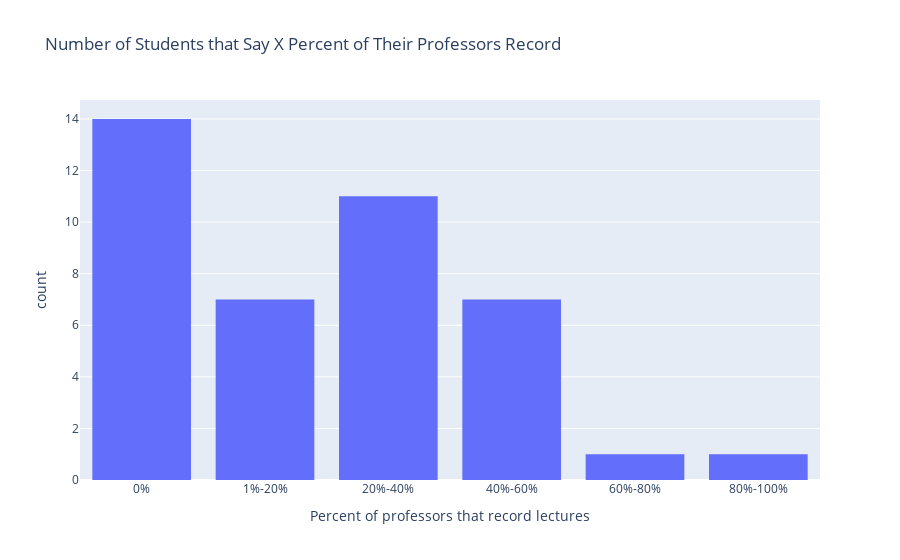

This figure's notebook cell:
### Markdown cell above
The below graph is based on the ratio of the number professors each student said recorded lectures divided by the number of professors each student said they had. 
Thus, if you have only one professor but they always record their lectures, your professor_record_ratio is 1.0 (or 100%). If you have 5 professors and 3 of them record, your ratio is 0.6.

### Code cell
px.histogram(df, x='professor_record_bins', 
             title='Number of Students that Say X Percent of Their Professors Record', 
             labels={'professor_record_bins': 'Percent of professors that record lectures'}).update_xaxes(categoryorder='category ascending')

### Figure 1 — Plotly figure (JSON) as saved in the notebook; plotly's stock layout.template omitted (floating-point values rounded to 4 significant figures)
{"data": [{"alignmentgroup": "True", "bingroup": "x", "hovertemplate": "Percent of professors that record lectures=%{x}<br>count=%{y}<extra></extra>", "legendgroup": "", "marker": {"color": "#636efa", "pattern": {"shape": ""}}, "name": "", "offsetgroup": "", "orientation": "v", "showlegend": false, "type": "histogram", "x": ["0%", "20%-40%", "40%-60%", "1%-20%", "1%-20%", "40%-60%", "1%-20%", "40%-60%", "1%-20%", "20%-40%", "0%", "1%-20%", "1%-20%", "20%-40%", "40%-60%", "0%", "20%-40%", "20%-40%", "40%-60%", "0%", "0%", "0%", "0%", "20%-40%", "0%", "20%-40%", "1%-20%", "40%-60%", "40%-60%", "0%", "0%", "0%", "20%-40%", "0%", "0%", "20%-40%", "60%-80%", "20%-40%", "20%-40%", "0%", "80%-100%"], "xaxis": "x", "yaxis": "y"}], "layout": {"barmode": "relative", "legend": {"tracegroupgap": 0}, "title": {"text": "Number of Students that Say X Percent of Their Professors Record"}, "xaxis": {"anchor": "y", "categoryorder": "category ascending", "domain": [0, 1], "title": {"text": "Percent of professors that record lectures"}}, "yaxis": {"anchor": "x", "domain": [0, 1], "title": {"text": "count"}}}}
